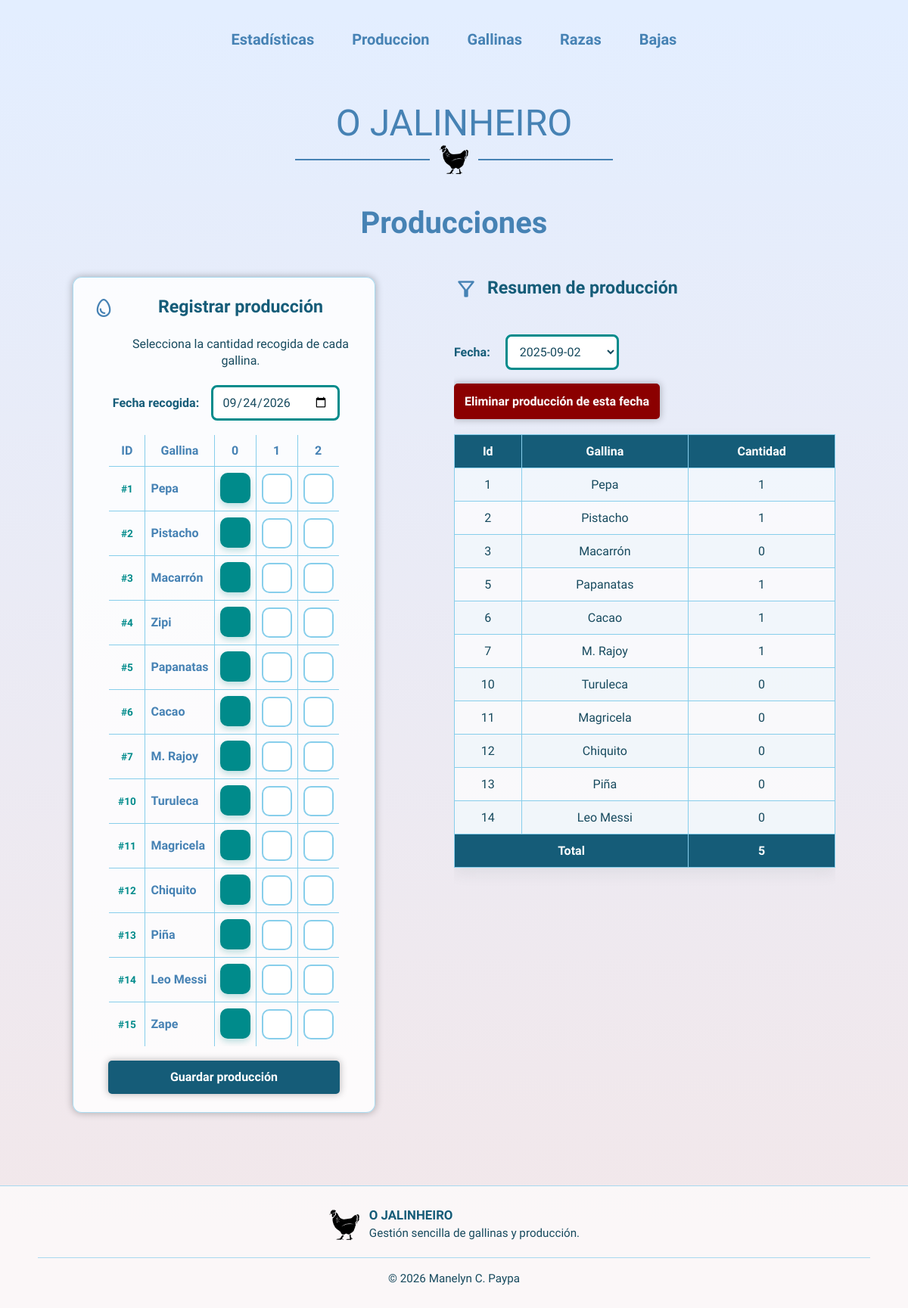
Screenshot of /producciones.php?fechaFiltrar=2025-09-02 with the database file from the repository.
### tables this page shows
CREATE TABLE Gallina (
    id INT AUTO_INCREMENT PRIMARY KEY,
    nombre VARCHAR(200) NOT NULL,
    fecha_nacimiento DATE,
    fecha_alta DATE NOT NULL,
    id_raza INT NOT NULL,
    FOREIGN KEY (id_raza) REFERENCES raza(id)
);

### model/produccion_model.php (called while the page is built, shortened)
<?php
require_once __DIR__ . "/../include/db_connection.php";
function mostrarProduccion($fecha)
{
    global $db;
    $datos = [];
    $sql = "SELECT g.id, g.nombre, p.cantidad
            FROM produccion p
            JOIN gallina g
            ON p.id_gallina=g.id
            LEFT JOIN baja b
            ON b.id_gallina=g.id
            WHERE b.id_gallina IS NULL
            AND p.fecha_recogida = ?
            ORDER BY g.id";
    $stmt = mysqli_prepare($db, $sql);
    $busqueda = $fecha;
    mysqli_stmt_bind_param($stmt, "s", $busqueda);
    mysqli_stmt_execute($stmt);
    $result = mysqli_stmt_get_result($stmt);
    while ($fila = mysqli_fetch_assoc($result)) {
        $datos[] = $fila;
    }
    return $datos;
}
function mostrarGallinasVivas()
{
    global $db;
    $datos = [];
    $sql = "SELECT g.id, g.nombre, b.fecha, b.causa
FROM gallina g
LEFT JOIN baja b
ON g.id = b.id_gallina
WHERE b.fecha IS NULL
ORDER BY g.id";
    $result = mysqli_query($db, $sql);
    while ($fila = mysqli_fetch_assoc($result)) {
        $datos[] = $fila;
    }
    return $datos;
}
function mostrarFechas()
{
    global $db;
    $datos = [];
    $sql = "SELECT DISTINCT fecha_recogida
            FROM produccion
            ORDER BY fecha_recogida DESC";
    $result = mysqli_query($db, $sql);
    while ($fila = mysqli_fetch_assoc($result)) {
        $datos[] = $fila;
    }
    return $datos;
}

### producciones.php (the view, shortened to what this page needs)
<?php
require_once __DIR__ . "/model/produccion_model.php";
$todos = mostrarTodos();
$fechas = mostrarFechas();
$fecha = $_GET['fechaFiltrar'] ?? '';
$producciones = mostrarProduccion($fecha);
$gallinas = mostrarGallinasVivas();
?>
<!DOCTYPE html>
<html lang="es">
<head>
    <link rel="stylesheet" href="./css/style.css">
</head>
<body>
    <?php include("include/cabecera.php"); ?>
    <main>
        <section id="producciones">
            <h1>Producciones</h1>
            <div class="contenedor">
                <div class="card produccion-card">
                    <div class="produccion-heading">
                        <span class="material-symbols-outlined icono">egg</span>
                        <div>
                            <h2>Registrar producción</h2>
                            <p>Selecciona la cantidad recogida de cada gallina.</p>
                        </div>
                    </div>
                    <form action="controller/produccion_insertar.php" method="post">
                        <div class="produccion-form">
                            <div class="fecha-produccion">
                                <label for="fecha">Fecha recogida: </label>
                                <input type="date" name="fecha" id="fecha" value="<?= date('Y-m-d') ?>">
                            </div>
                            <table class="registro-produccion">
                                <thead>
                                    <tr>
                                        <th>ID</th>
                                        <th>Gallina</th>
                                        <th>0</th>
                                        <th>1</th>
                                        <th>2</th>
                                    </tr>
                                </thead>
                                <tbody>
                                    <?php foreach ($gallinas as $gallina) { ?>
                                        <tr>
                                            <td class="gallina-id">#<?= (int)$gallina["id"] ?></td>
                                            <td>
                                                <?= htmlspecialchars($gallina["nombre"]) ?>
                                            </td>
                                            <?php for ($cantidad = 0; $cantidad <= 2; $cantidad++) { ?>
                                                <td class="cantidad-opcion">
                                                    <label class="cantidad-tile" for="cantidad_<?= (int)$gallina["id"] ?>_<?= $cantidad ?>">
                                                        <span></span>
                                                    </label>
                                                </td>
                                            <?php } ?>
                                        </tr>
                                    <?php } ?>
                                </tbody>
                            </table>
                            <input class="boton guardar-produccion" type="submit" value="Guardar producción">
                        </div>
                    </form>
                </div>
                <div class="tablaProducciones">
                    <div class="produccion-heading">
                        <span class="material-symbols-outlined icono">filter_alt</span>
                        <h2>Resumen de producción</h2>
                    </div>
                    <div class="produccion-form filtrar">
                        <form action="" method="get">
                            <div class="fecha-produccion">
                                <label for="fechaFiltrar">Fecha: </label>
                                <select name="fechaFiltrar" id="fechaFiltrar" onchange="this.form.submit()">
                                    <?php foreach ($fechas as $fechaDisponible) { ?>
                                        <option
                                            value="<?= htmlspecialchars($fechaDisponible['fecha_recogida']) ?>"
                                            <?= $fecha === $fechaDisponible['fecha_recogida'] ? 'selected' : '' ?>>
                                            <?= htmlspecialchars($fechaDisponible['fecha_recogida']) ?>
                                        </option>
                                    <?php } ?>
                                </select>
                            </div>
                        </form>
                        <div id="delete-form">
                            <form action="controller/produccion_eliminar.php" method="post"
                                onsubmit="return confirm('¿Seguro que quieres eliminar producción de esta fecha?');">
                                <button id="delete" class="boton" type="submit">Eliminar producción de esta fecha</button>
                            </form>
                        </div>
                    </div>
                    <table>
                        <?php if ($fecha === "") { ?>
                            <tr>
                                <th>Id</th>
                                <th>Gallina</th>
                                <th>Huevos producidos</th>
                            </tr>
                        <?php
                        } else { ?>
                            <tr>
                                <th>Id</th>
                                <th>Gallina</th>
                                <th>Cantidad</th>
                            </tr>
                        <?php } ?>
                        <?php if ($fecha === "") { ?>
                            <?php foreach ($todos as $todo) { ?>
                                <tr>
                                    <td><?= htmlspecialchars($todo["id"]) ?></td>
                                    <td><?= htmlspecialchars($todo["nombre"]) ?></td>
                                    <td><?= htmlspecialchars($todo["cantidad"]) ?></td>
                                </tr>
                            <?php } ?>
                        <?php } else { ?>
                            <?php foreach ($producciones as $produccion) { ?>
                                <tr>
                                    <td><?= htmlspecialchars($produccion["id"]) ?></td>
                                    <td><?= htmlspecialchars($produccion["nombre"]) ?></td>
                                    <td><?= htmlspecialchars($produccion["cantidad"]) ?></td>
                                </tr>
                            <?php } ?>
                        <?php } ?>
                        <tfoot>
                            <tr>
                                <th colspan="2">Total</th>
                                <?php
                                $totalCantidad = 0;
                                $filasResumen = $fecha === "" ? $todos : $producciones;
                                foreach ($filasResumen as $produccion) {
                                    $totalCantidad += $produccion["cantidad"] ?? 0;
                                }
                                ?>
                                <th><?= $totalCantidad ?></th>
                            </tr>
                        </tfoot>
                    </table>
                </div>
            </div>
        </section>
    </main>
    <?php include("include/pie.php"); ?>
</body>
</html>

### rows the page displays
gallina: id "1", nombre "Pepa"
gallina: id "2", nombre "Pistacho"
gallina: id "3", nombre "Macarrón"
gallina: id "4", nombre "Zipi"
gallina: id "5", nombre "Papanatas"
gallina: id "6", nombre "Cacao"
gallina: id "7", nombre "M. Rajoy"
gallina: id "10", nombre "Turuleca"
gallina: id "11", nombre "Magricela"
gallina: id "12", nombre "Chiquito"
gallina: id "13", nombre "Piña"
gallina: id "14", nombre "Leo Messi"
gallina: id "15", nombre "Zape"

### other values shown
$produccion["id"] "1"
$produccion["nombre"] "Pepa"
$produccion["cantidad"] "1"
$produccion["id"] "2"
$produccion["nombre"] "Pistacho"
$produccion["id"] "3"
$produccion["nombre"] "Macarrón"
$produccion["cantidad"] "0"
$produccion["id"] "5"
$produccion["nombre"] "Papanatas"
$produccion["id"] "6"
$produccion["nombre"] "Cacao"
$produccion["id"] "7"
$produccion["nombre"] "M. Rajoy"
$produccion["id"] "10"
